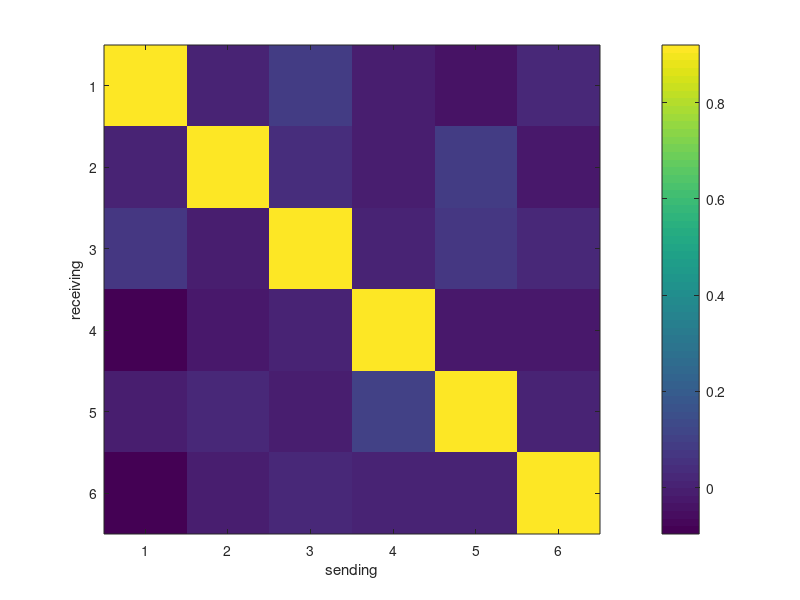
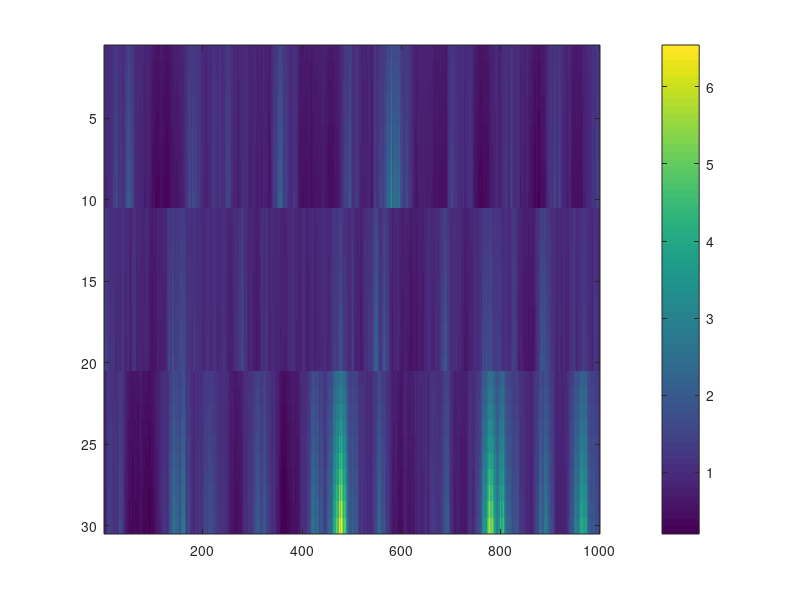

Recreate these plots in MATLAB, in order. (Note: this script raises an error after producing the figures.)
addpath(genpath('C:\Users\gaw19004\Documents\GitHub\state-space-clustering'));
% addpath(genpath('D:\github\state-space-clustering'));

%% simulation
rng(1)
n = 10;
nClus = 3;
N = n*nClus;
p = 2;
T = 1000;

Lab = repelem(1:nClus, n);
pLab = repelem(1:nClus, p);

d = randn(n*nClus,1)*0;
C_trans = zeros(n*nClus, p*nClus);
for k = 1:length(Lab)
    C_trans(k, ((Lab(k)-1)*p+1):(Lab(k)*p)) = sum(Lab(1:k)==Lab(k))/sum(Lab==Lab(k))+1;
end

X = zeros(p*nClus, T);
x0 = zeros(p*nClus, 1);
Q0 = eye(nClus*p)*1e-2;
X(:,1) = mvnrnd(x0, Q0)';

b1 = ones(p,1)*0;
b2 = ones(p,1)*0;
b3 = ones(p,1)*0;
b = [b1;b2;b3];

Q1 = 1e-3*eye(p);
Q2 = 1e-3*eye(p);
Q3 = 1e-3*eye(p);
Q = blkdiag(Q1, Q2, Q3);

% 
A = eye(size(Q,1));
while any(imag(eig(A))==0)
    A= randn(size(Q));
    A = A-diag(diag(A));
	A(squareform(pdist(pLab'))==0)=0;
    A = A./sqrt(sum((A-diag(diag(A))).^2,2))*0.1;
    A = A+eye(size(Q,1))*0.92;
end

% let's generate lambda
logLam = zeros(n*nClus, T);
logLam(:,1) = d + C_trans*X(:,1);

for t=2:T
    X(:, t) = mvnrnd(A*X(:, t-1) + b, Q)';
    logLam(:, t) = d + C_trans*X(:,t);
end

Y = poissrnd(exp(logLam));

figure(1)
imagesc(A)
colorbar()
xlabel('sending')
ylabel('receiving')

figure(2)
imagesc(exp(logLam))
colorbar()

figure(3)
clusterPlot(Y, Lab)

figure(4)
subplot(1,3,1)
plot(X(1:p,:)')
subplot(1,3,2)
plot(X(p+1:2*p,:)')
subplot(1,3,3)
plot(X(2*p+1:3*p,:)')

%%
% nClus = 1;
% Lab = ones(1,N);
rng(3)
ng = 2000;

% pre-allocation
X_fit = zeros(nClus*p, T, ng);
d_fit = zeros(N, nClus, ng);
C_fit = zeros(N, nClus*p, ng);
mudc_fit = zeros(p+1, nClus, ng);
Sigdc_fit = zeros(p+1, p+1, nClus, ng);
x0_fit = zeros(nClus*p, ng);
A_fit = zeros(nClus*p, nClus*p, ng);
b_fit = zeros(nClus*p, ng);
Q_fit = zeros(nClus*p, nClus*p, ng);


% priors
% place-holder...
Q0 = eye(nClus*p)*1e-2;

mux00 = zeros(nClus*p, 1);
Sigx00 = eye(nClus*p);

deltadc0 = zeros(p+1,1);
Taudc0 = eye(p+1);

Psidc0 = eye(p+1)*1e-4;
nudc0 = p+1+2;

BA0_all = [zeros(nClus*p,1) eye(nClus*p)]';
Lamb0 = eye(nClus*p + 1);
Psi0 = eye(p)*1e-4;
nu0 = p+2;

% initials
% initial for d_fit: 0
C_raw = reshape(normrnd(0,1e-2,N*p,1), [], p);
d_tmp = zeros(N,1);
for k = unique(Lab)
    ladid_tmp = id2id(k, p);
    C_fit(Lab == k, ladid_tmp, 1) = C_raw(Lab == k, :);
    d_tmp(Lab == k) = d_fit(Lab ==k, k);
end

% mudc_fit(:,:,1) = zeros(p+1, 1);
Sigdc_fit(:,:,1:nClus,1) = repmat(eye(p+1)*1e-2,1,1,nClus);

A_fit(:,:,1) = eye(nClus*p);
% initial for b_fit: 0
Q_fit(:,:,1) = eye(nClus*p)*1e-4;


x0_fit(:,1) = lsqr(C_fit(:,:,1),(log(mean(Y(:,1:10),2))-d_tmp));
[X_tmp,~,~] = ppasmoo_poissexp_v2(Y,C_fit(:,:,1),d_tmp,...
    x0_fit(:,1),Q0,A_fit(:,:,1),b_fit(:,1),Q_fit(:,:,1));
gradHess = @(vecX) gradHessX(vecX, d_tmp, C_fit(:,:,1), x0_fit(:,1), Q0,...
    Q_fit(:,:,1), A_fit(:,:,1), b_fit(:,1), Y);
[muXvec,~,hess_tmp,~] = newtonGH(gradHess,X_tmp(:),1e-10,1000);
X_fit(:,:,1) = reshape(muXvec, [], T);



%% MCMC
for g = 2:ng
    
    disp(g)
    
    % (1) update X_fit
    % adaptive smoothing
    
    d_raw = d_fit(:,:,g-1);
    I = (1 : size(d_raw, 1)) .';
    k = sub2ind(size(d_raw), I, Lab');
    d_tmp = d_raw(k);
    C_tmp = C_fit(:,:,g-1);
    
    x0_tmp = x0_fit(:,g-1);
    A_tmp = A_fit(:,:,g-1);
    b_tmp = b_fit(:,g-1);
    Q_tmp = Q_fit(:,:,g-1);
%     X_tmp = X_fit(:,:,g-1);
    X_tmp = ppasmoo_poissexp_v2(Y,C_tmp,d_tmp,x0_tmp,Q0,A_tmp,b_tmp,Q_tmp);
%     hess_tmp = hessX(muX(:), d_tmp, C_tmp, Q0, Q_tmp, A_tmp, Y);
    
    % if use Newton?
    gradHess = @(vecX) gradHessX(vecX, d_tmp, C_tmp, x0_tmp, Q0, Q_tmp, A_tmp, b_tmp, Y);
    [muXvec,~,hess_tmp,~] = newtonGH(gradHess,X_tmp(:),1e-10,1000);
    muX = reshape(muXvec, [], T);
    
    % tic;
    % use Cholesky decomposition to sample efficiently
    R = chol(-hess_tmp,'lower'); % sparse
    z = randn(length(muX(:)), 1) + R'*muX(:);
    Xsamp = R'\z;
    X_fit(:,:,g) = reshape(Xsamp,[], T);
    % toc;
    
    % (2) update x0_fit
    Sigx0 = inv(inv(Sigx00) + inv(Q0));
    mux0 = Sigx0*(Sigx00\mux00 + Q0\X_fit(:,1,g));
    x0_fit(:,g) = mvnrnd(mux0, Sigx0)';
    % disp(x0_fit(:,g))
    
    % (3) update d_fit & C_fit
    % Laplace approximation
    
    for i = 1:N
        l = Lab(i);
        latentId = id2id(l,p);
        X_tmp = [ones(1, T) ;X_fit(latentId,:,g)]';
        
        lamdc = @(dc) exp(X_tmp*dc);
        
        derdc = @(dc) X_tmp'*(Y(i,:)' - lamdc(dc)) - Sigdc_fit(:,:,l,g-1)\(dc - mudc_fit(:,l,g-1));
        hessdc = @(dc) -X_tmp'*diag(lamdc(dc))*X_tmp - inv(Sigdc_fit(:,:,l,g-1));
        [mudc,~,niSigdc,~] = newton(derdc,hessdc,...
            [d_fit(i,l, g-1) C_fit(i,latentId,g-1)]',1e-8,1000);
        
        % tic;
        % use warm start
        % invSigdc_star = inv(Sigdc_fit(:,:,l,g-1)) + X_tmp'*diag(lamdc(mudc_fit(:,l,g-1)))*X_tmp;
        % mudc_star = mudc_fit(:,l,g-1) + invSigdc_star\(X_tmp'*(Y(i,:)' - lamdc(mudc_fit(:,l,g-1))));
        % [mudc,~,niSigdc,~] = newton(derdc,hessdc,mudc_star,1e-8,1000);
        % toc;
        
        % [mudc [d(i) C_all(i,:)]']
        
        Sigdc = -inv(niSigdc);
        Sigdc = (Sigdc + Sigdc')/2;
        dc = mvnrnd(mudc, Sigdc);
        
        % dTest(i) = mudc(1);
        % CTest(i,:) = mudc(2:end);
        d_fit(i,l,g) = dc(1);
        C_fit(i,latentId,g) = dc(2:end);
    end
    
    %     C_fit(:,:,g)
    %     d_fit(:,:,g)
    
    % (4) update mudc_fit & Sigdc_fit
%    dcRes_all = [];
    for l = unique(Lab)
        dc_tmp = [d_fit(Lab == l, l, g) C_fit(Lab == l, id2id(l,p), g)];
        invTaudc = inv(Taudc0) + sum(Lab == l)*inv(Sigdc_fit(:,:,l,g-1));
        deltadc = invTaudc\(Taudc0\deltadc0 + Sigdc_fit(:,:,l,g-1)\sum(dc_tmp,1)');
        mudc_fit(:,l,g) = mvnrnd(deltadc, inv(invTaudc));
        
        % assume different covariances 
        dcRes = dc_tmp' - mudc_fit(:,l,g);
        Psidc = Psidc0 + dcRes*dcRes';
        nudc = sum(Lab == l) + nudc0;
        Sigdc_fit(:,:,l,g) = iwishrnd(Psidc,nudc);
        
        % assume single covariance
%         dcRes_all = [dcRes_all dc_tmp' - mudc_fit(:,l,g)];
    end
    
    % assume single covariance
%     Psidc = Psidc0 + dcRes_all*dcRes_all';
%     nudc = N + nudc0;
%     Sigdc_fit(:,:,:,g) = repmat(iwishrnd(Psidc,nudc),1,1,nClus);
    
%     mudc_fit(:,:,g)
%     Sigdc_fit(:,:,:,g)
    
    for l = unique(Lab)
        latentId = id2id(l,p);
        
        % (4)update Q
        Y_BA = X_fit(latentId,2:T,g)';
        X_BA = [ones(T-1,1) X_fit(:,1:(T-1),g)'];
        
        BA0 = BA0_all(:,latentId);
        BAn = (X_BA'*X_BA + Lamb0)\(X_BA'*Y_BA + Lamb0*BA0);
        PsiQ = Psi0 + (Y_BA - X_BA*BAn)'*(Y_BA - X_BA*BAn) +...
            (BAn - BA0)'*Lamb0*(BAn - BA0);
        nuQ = T-1 + nu0;
        Q_fit(latentId,latentId,g) = iwishrnd(PsiQ,nuQ);
        
        % (5) update b_fit & A_fit
        Lambn = X_BA'*X_BA + Lamb0;
        BAvec = mvnrnd(BAn(:), kron(Q_fit(latentId,latentId,g), inv(Lambn)))';
        BAsamp = reshape(BAvec,[], p)';
        b_fit(latentId,g) = BAsamp(:,1);
        A_fit(latentId,:,g) = BAsamp(:,2:end);
    end
end

%%
d_norm = zeros(g, 1);
C_norm_fro = zeros(g, 1);
b_norm = zeros(g, 1);
A_norm_fro = zeros(g, 1);

for k = 1:g
    d_norm(k) = norm(d_fit(:,:,k), 'fro');
    C_norm_fro(k) = norm(C_fit(:,:,k), 'fro');
    b_norm(k) = norm(b_fit(:,k));
    A_norm_fro(k) = norm(A_fit(:,:,k), 'fro');
end

figure
subplot(2,2,1)
plot(d_norm)
title('norm of d')
subplot(2,2,2)
plot(C_norm_fro)
title('Frobenius norm of C')
subplot(2,2,3)
plot(b_norm)
title('norm of b')
subplot(2,2,4)
plot(A_norm_fro)
title('Frobenius norm of A')


%%
idx = 1000:ng;

subplot(1,2,1)
imagesc(exp(C_trans*X + d))
cLim = caxis;
title('true')
colorbar()
subplot(1,2,2)
imagesc(exp(mean(C_fit(:,:,idx), 3)*mean(X_fit(:,:,idx), 3) + sum(mean(d_fit(:,:,idx), 3),2)))
set(gca,'CLim',cLim)
title('fit')
colorbar()

% plot(mean(X_fit(:,:,idx), 3)')

subplot(3,2,1)
plot(X(1:p,:)')
title('true')
subplot(3,2,2)
plot(mean(X_fit(1:p,:,idx), 3)')
title('fit')
subplot(3,2,3)
plot(X(p+1:2*p,:)')
subplot(3,2,4)
plot(mean(X_fit(p+1:2*p,:,idx), 3)')
subplot(3,2,5)
plot(X(2*p+1:3*p,:)')
subplot(3,2,6)
plot(mean(X_fit(2*p+1:3*p,:,idx), 3)')

subplot(1,2,1)
imagesc(A)
colorbar()
cLim = caxis;
title('true')
subplot(1,2,2)
imagesc(mean(A_fit(:,:,idx), 3))
colorbar()
set(gca,'CLim',cLim)
title('fit')

mean(d_fit(:,:,idx), 3)
mean(C_fit(:,:,idx), 3)
mean(Q_fit(:,:,idx), 3)
mean(mudc_fit(:,:,idx), 3)
mean(Sigdc_fit(:,:,:,idx), 4)

figure
subplot(1,3,1)
plot(d,sum(mean(d_fit(:,:,idx), 3),2),'rx');
ylabel('estimate')
title('d')
C_fit_mean = mean(C_fit(:,:,idx), 3);
subplot(1,3,2)
plot(sum(C_trans(:,1:p:end), 2),sum(C_fit_mean(:,1:p:end), 2),'rx');
xlabel('true')
title('1st column of C')
subplot(1,3,3)
plot(sum(C_trans(:,2:p:end), 2),sum(C_fit_mean(:,2:p:end), 2),'rx');
title('2nd column of C')
